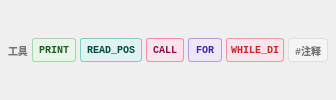
            <widget class="QFrame" name="progInstrBar3">
             <property name="minimumSize">
              <size>
               <width>0</width>
               <height>34</height>
              </size>
             </property>
             <property name="styleSheet">
              <string>QFrame#progInstrBar3{background:#ffffff;border:1px solid #d0d5dd;border-radius:6px;}</string>
             </property>
             <layout class="QHBoxLayout" name="progInstrBar3Layout">
              <property name="spacing">
               <number>4</number>
              </property>
              <property name="leftMargin">
               <number>8</number>
              </property>
              <property name="topMargin">
               <number>4</number>
              </property>
              <property name="rightMargin">
               <number>8</number>
              </property>
              <property name="bottomMargin">
               <number>4</number>
              </property>
              <item>
               <widget class="QLabel" name="label_102">
                <property name="styleSheet">
                 <string>color:#757575;font-size:10px;font-weight:bold;border:none;background:transparent;</string>
                </property>
                <property name="text">
                 <string>工具</string>
                </property>
               </widget>
              </item>
              <item>
               <widget class="QPushButton" name="btnProgPrint">
                <property name="minimumSize">
                 <size>
                  <width>44</width>
                  <height>24</height>
                 </size>
                </property>
                <property name="styleSheet">
                 <string>QPushButton{background:#e8f5e9;color:#1b5e20;border:1px solid #a5d6a7;border-radius:3px;padding:2px 5px;font-weight:bold;font-size:10px;font-family:Consolas;}QPushButton:hover{background:#c8e6c9;}</string>
                </property>
                <property name="text">
                 <string>PRINT</string>
                </property>
               </widget>
              </item>
              <item>
               <widget class="QPushButton" name="btnProgReadPos">
                <property name="minimumSize">
                 <size>
                  <width>62</width>
                  <height>24</height>
                 </size>
                </property>
                <property name="styleSheet">
                 <string>QPushButton{background:#e0f2f1;color:#004d40;border:1px solid #80cbc4;border-radius:3px;padding:2px 5px;font-weight:bold;font-size:10px;font-family:Consolas;}QPushButton:hover{background:#b2dfdb;}</string>
                </property>
                <property name="text">
                 <string>READ_POS</string>
                </property>
               </widget>
              </item>
              <item>
               <widget class="QPushButton" name="btnProgCall">
                <property name="minimumSize">
                 <size>
                  <width>38</width>
                  <height>24</height>
                 </size>
                </property>
                <property name="styleSheet">
                 <string>QPushButton{background:#fce4ec;color:#880e4f;border:1px solid #f48fb1;border-radius:3px;padding:2px 4px;font-weight:bold;font-size:10px;font-family:Consolas;}QPushButton:hover{background:#f8bbd0;}</string>
                </property>
                <property name="text">
                 <string>CALL</string>
                </property>
               </widget>
              </item>
              <item>
               <widget class="QPushButton" name="btnProgFor">
                <property name="minimumSize">
                 <size>
                  <width>34</width>
                  <height>24</height>
                 </size>
                </property>
                <property name="styleSheet">
                 <string>QPushButton{background:#ede7f6;color:#4527a0;border:1px solid #b39ddb;border-radius:3px;padding:2px 4px;font-weight:bold;font-size:10px;font-family:Consolas;}QPushButton:hover{background:#d1c4e9;}</string>
                </property>
                <property name="text">
                 <string>FOR</string>
                </property>
               </widget>
              </item>
              <item>
               <widget class="QPushButton" name="btnProgWhileDI">
                <property name="minimumSize">
                 <size>
                  <width>56</width>
                  <height>24</height>
                 </size>
                </property>
                <property name="styleSheet">
                 <string>QPushButton{background:#fce4ec;color:#c62828;border:1px solid #ef9a9a;border-radius:3px;padding:2px 4px;font-weight:bold;font-size:10px;font-family:Consolas;}QPushButton:hover{background:#ffcdd2;}</string>
                </property>
                <property name="text">
                 <string>WHILE_DI</string>
                </property>
               </widget>
              </item>
              <item>
               <widget class="QPushButton" name="btnProgComment">
                <property name="minimumSize">
                 <size>
                  <width>40</width>
                  <height>24</height>
                 </size>
                </property>
                <property name="styleSheet">
                 <string>QPushButton{background:#f5f5f5;color:#757575;border:1px solid #e0e0e0;border-radius:3px;padding:2px 5px;font-weight:bold;font-size:10px;font-family:Consolas;}QPushButton:hover{background:#eeeeee;}</string>
                </property>
                <property name="text">
                 <string>#注释</string>
                </property>
               </widget>
              </item>
              <item>
               <spacer name="progInstrSpacer3">
                <property name="orientation">
                 <enum>Qt::Orientation::Horizontal</enum>
                </property>
                <property name="sizeHint" stdset="0">
                 <size>
                  <width>0</width>
                  <height>0</height>
                 </size>
                </property>
               </spacer>
              </item>
             </layout>
            </widget>
